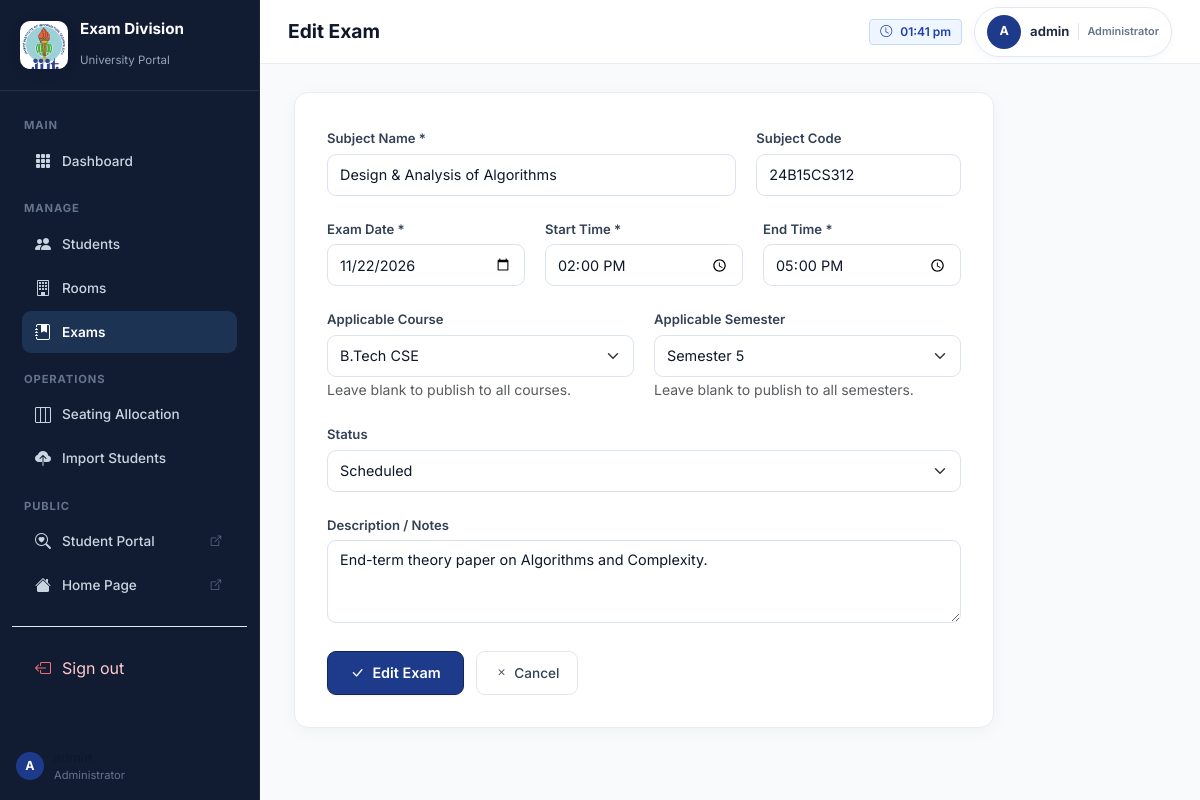
Screenshot of /exams/2/edit/ (signed in) with the database file from the repository.
### exams/models.py (models this page shows, shortened)
class Exam(models.Model):
    STATUS_CHOICES = [
        ('scheduled', 'Scheduled'),
        ('ongoing', 'Ongoing'),
        ('completed', 'Completed'),
        ('cancelled', 'Cancelled'),
    ]
    subject = models.CharField(max_length=150, verbose_name='Subject Name')
    subject_code = models.CharField(max_length=20, blank=True, null=True, verbose_name='Subject Code')
    target_course = models.CharField(max_length=50, choices=Student.COURSE_CHOICES, blank=True, default='', verbose_name='Applicable Course')
    target_semester = models.IntegerField(choices=Student.SEMESTER_CHOICES, blank=True, null=True, verbose_name='Applicable Semester')
    exam_date = models.DateField(verbose_name='Exam Date')
    start_time = models.TimeField(verbose_name='Start Time')
    end_time = models.TimeField(verbose_name='End Time')
    status = models.CharField(max_length=20, choices=STATUS_CHOICES, default='scheduled')
    description = models.TextField(blank=True, null=True)
    created_at = models.DateTimeField(auto_now_add=True)
    updated_at = models.DateTimeField(auto_now=True)
    class Meta:
        ordering = ['-exam_date', 'subject']
        verbose_name = 'Exam'
        verbose_name_plural = 'Exams'

### exams/views.py (the view)
# urls.py: path('exams/<int:pk>/edit/', views.exam_edit, name='exam_edit'),
@staff_required
def exam_edit(request, pk):
    exam = get_object_or_404(Exam, pk=pk)
    if request.method == 'POST':
        form = ExamForm(request.POST, instance=exam)
        if form.is_valid():
            form.save()
            messages.success(request, f'Exam "{exam.subject}" updated!')
            return redirect('exam_list')
    else:
        form = ExamForm(instance=exam)
    return render(request, 'exams/exam_form.html', {'form': form, 'action': 'Edit', 'title': 'Edit Exam', 'exam': exam})

### exams/forms.py (shortened to what this page needs)
class ExamForm(StyledFormMixin, forms.ModelForm):
    class Meta:
        model = Exam
        fields = ['subject', 'subject_code', 'target_course', 'target_semester', 'exam_date', 'start_time', 'end_time', 'status', 'description']
        widgets = {
            'subject': forms.TextInput(attrs={'placeholder': 'e.g., Data Structures & Algorithms'}),
            'subject_code': forms.TextInput(attrs={'placeholder': 'e.g., CS301'}),
            'exam_date': forms.DateInput(attrs={'type': 'date'}),
            'start_time': forms.TimeInput(attrs={'type': 'time'}),
            'end_time': forms.TimeInput(attrs={'type': 'time'}),
            'description': forms.Textarea(attrs={'placeholder': 'Optional exam notes...', 'rows': 3}),
        }

### exams/views.py (called while the page is built)
def staff_required(view_func):
    @wraps(view_func)
    def _wrapped(request, *args, **kwargs):
        if not request.user.is_authenticated:
            return redirect(settings.LOGIN_URL + '?next=' + request.path)
        if not (request.user.is_staff or request.user.is_superuser):
            return redirect('student_dashboard' if hasattr(request.user, 'student_profile') else 'student_login')
        return view_func(request, *args, **kwargs)
    return _wrapped

### templates/exams/exam_form.html (shortened to what this page needs)
{% extends 'exams/admin_base.html' %}
{% block page_title %}{{ title }}{% endblock %}
{% block content %}
<div style="max-width:700px">
  <div class="glass-card" style="padding:32px">
    <form method="post" novalidate>
      <div style="display:grid;grid-template-columns:2fr 1fr;gap:20px">
        <div>
          <label class="form-label">Subject Name *</label>
          {{ form.subject }}
        </div>
        <div>
          <label class="form-label">Subject Code</label>
          {{ form.subject_code }}
        </div>
      </div>
      <div style="display:grid;grid-template-columns:1fr 1fr 1fr;gap:20px;margin-top:20px">
        <div>
          <label class="form-label">Exam Date *</label>
          {{ form.exam_date }}
        </div>
        <div>
          <label class="form-label">Start Time *</label>
          {{ form.start_time }}
        </div>
        <div>
          <label class="form-label">End Time *</label>
          {{ form.end_time }}
        </div>
      </div>
      <div style="display:grid;grid-template-columns:1fr 1fr;gap:20px;margin-top:20px">
        <div>
          <label class="form-label">Applicable Course</label>
          {{ form.target_course }}
          <small class="text-muted">Leave blank to publish to all courses.</small>
        </div>
        <div>
          <label class="form-label">Applicable Semester</label>
          {{ form.target_semester }}
          <small class="text-muted">Leave blank to publish to all semesters.</small>
        </div>
      </div>
      <div style="margin-top:20px">
        <label class="form-label">Status</label>
        {{ form.status }}
      </div>
      <div style="margin-top:20px">
        <label class="form-label">Description / Notes</label>
        {{ form.description }}
      </div>
      <div style="display:flex;gap:12px;margin-top:28px">
        <button type="submit" class="btn-primary-glow"><i class="bi bi-check-lg"></i><span>{{ action }} Exam</span></button>
        <a href="{% url 'exam_list' %}" class="btn-ghost"><i class="bi bi-x"></i><span>Cancel</span></a>
      </div>
    </form>
  </div>
</div>
{% endblock %}

### templates/exams/admin_base.html (shortened to what this page needs)
{% load static %}
<!DOCTYPE html>
<html lang="en">
<head>
  <link href="https://cdn.jsdelivr.net/npm/bootstrap@5.3.2/dist/css/bootstrap.min.css" rel="stylesheet">
  <link href="https://cdn.jsdelivr.net/npm/bootstrap-icons@1.11.3/font/bootstrap-icons.min.css" rel="stylesheet">
  <link href="{% static 'css/main.css' %}" rel="stylesheet">
</head>
<body>
<div class="admin-layout">
  <aside class="sidebar" id="sidebar">
    <div class="sidebar-brand">
      <div class="brand-logo-wrap"><img src="{% static 'images/jiit-logo.png' %}" alt="JIIT logo" class="brand-logo"></div>
      <div class="brand-text">
        <h4>Exam Division</h4>
        <span>University Portal</span>
      </div>
    </div>
    <nav class="sidebar-nav">
      <div class="nav-section-label">Main</div>
      <a href="{% url 'dashboard' %}" class="nav-link {% if request.resolver_match.url_name == 'dashboard' %}active{% endif %}">
        <i class="bi bi-grid-3x3-gap-fill"></i>
        <span>Dashboard</span>
      </a>
      <div class="nav-section-label mt-2">Manage</div>
      <a href="{% url 'student_list' %}" class="nav-link {% if 'student' in request.resolver_match.url_name %}active{% endif %}">
        <i class="bi bi-people-fill"></i>
        <span>Students</span>
      </a>
      <a href="{% url 'room_list' %}" class="nav-link {% if 'room' in request.resolver_match.url_name %}active{% endif %}">
        <i class="bi bi-building"></i>
        <span>Rooms</span>
      </a>
      <a href="{% url 'exam_list' %}" class="nav-link {% if 'exam' in request.resolver_match.url_name %}active{% endif %}">
        <i class="bi bi-journal-bookmark-fill"></i>
        <span>Exams</span>
      </a>
      <div class="nav-section-label mt-2">Operations</div>
      <a href="{% url 'seating_plan' %}" class="nav-link {% if 'seating' in request.resolver_match.url_name %}active{% endif %}">
        <i class="bi bi-layout-three-columns"></i>
        <span>Seating Allocation</span>
      </a>
      <a href="{% url 'student_import' %}" class="nav-link {% if request.resolver_match.url_name == 'student_import' %}active{% endif %}">
        <i class="bi bi-cloud-upload-fill"></i>
        <span>Import Students</span>
      </a>
      <div class="nav-section-label mt-2">Public</div>
      <a href="{% url 'student_login' %}" class="nav-link" target="_blank">
        <i class="bi bi-search-heart"></i>
        <span>Student Portal</span>
        <i class="bi bi-box-arrow-up-right ms-auto" style="font-size:0.65rem;color:var(--text-muted)"></i>
      </a>
      <a href="{% url 'home' %}" class="nav-link" target="_blank">
        <i class="bi bi-house-fill"></i>
        <span>Home Page</span>
        <i class="bi bi-box-arrow-up-right ms-auto" style="font-size:0.65rem;color:var(--text-muted)"></i>
      </a>
      <div class="divider"></div>
      <form method="post" action="{% url 'admin_logout' %}" class="sidebar-logout-form">
        <button type="submit" class="nav-link sidebar-logout-button">
          <i class="bi bi-box-arrow-left"></i>
          <span>Sign out</span>
        </button>
      </form>
    </nav>
    <div style="padding:16px;border-top:1px solid var(--border-glass)">
      <div style="display:flex;align-items:center;gap:10px">
        <div class="user-avatar">{{ request.user.username|first|upper }}</div>
        <div>
          <div style="font-size:0.8rem;font-weight:600;color:var(--text-primary)">{{ request.user.get_full_name|default:request.user.username }}</div>
          <div style="font-size:0.7rem;color:var(--text-muted)">Administrator</div>
        </div>
      </div>
    </div>
  </aside>
  <div class="main-content">
    <header class="top-navbar">
      <div style="display:flex;align-items:center;gap:16px">
        <div class="page-title">
          <h2>{% block page_title %}Dashboard{% endblock %}</h2>
        </div>
      </div>
      <div class="navbar-actions">
        <span class="badge-pill badge-primary d-none d-md-flex">
          <i class="bi bi-clock me-1"></i>
          <span id="currentTime"></span>
        </span>
        <div class="user-badge" aria-label="Signed in as {{ request.user.username }}">
          <div class="user-avatar">{{ request.user.username|first|upper }}</div>
          <span class="user-badge-name">{{ request.user.username }}</span>
          <span class="user-badge-role">Administrator</span>
        </div>
      </div>
    </header>
    <main class="content-area">
      {% block content %}{% endblock %}
    </main>
  </div>
</div>
</body>
</html>

### rows the page displays
Exam: subject "Design & Analysis of Algorithms", subject_code "24B15CS312", exam_date "11/22/2026", start_time "14:00:00", end_time "17:00:00", target_course "B.Tech CSE", target_semester "Semester 5", status "Scheduled", description "End-term theory paper on Algorithms and Complexity."

### other values shown
{{ request.user.username|first|upper }} "A"
{{ title }} "Edit Exam"
{{ request.user.username }} "admin"
{{ action }} "Edit"
